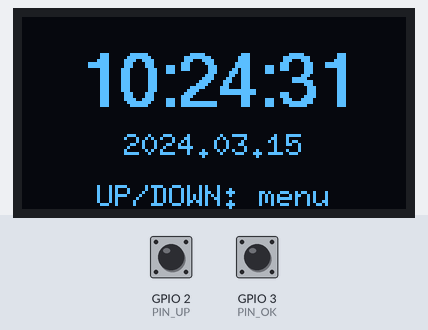
A sketch run on a simulated Seeed XIAO ESP32-C3. Shown: 128×64 one-colour display. The inputs (shaded band) are chosen by the test bench; at power-on: GPIO 2 (PIN_UP) HIGH, GPIO 3 (PIN_OK) HIGH. The local clock reads 2024-03-15 10:24:30 at power-on unless the sketch sets it.

Above: at 1.2 s.
1.3 s: GPIO 2 (PIN_UP) pulled LOW for 0.15 s
At 2.0 s:
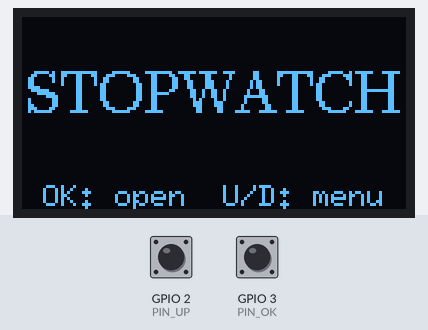
2.9 s: GPIO 3 (PIN_OK) pulled LOW for 0.15 s
At 3.9 s:
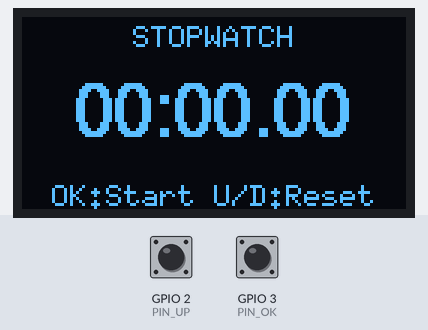
4.6 s: GPIO 3 (PIN_OK) pulled LOW for 1 s
At 5.85 s:
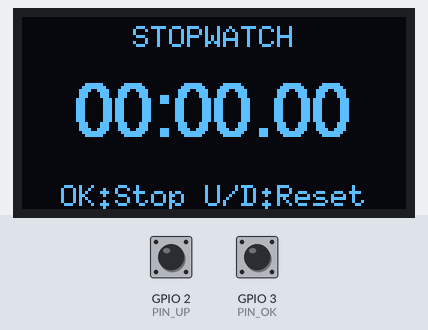
6.2 s: GPIO 3 (PIN_OK) pulled LOW for 3.2 s
At 10.2 s:
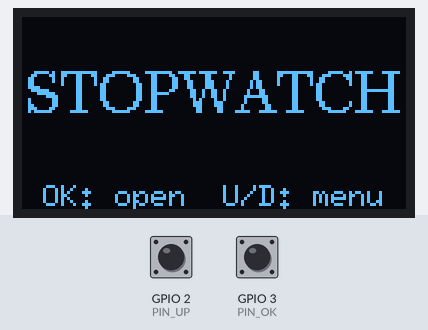
10.9 s: GPIO 2 (PIN_UP) pulled LOW for 1 s
At 12.0 s:
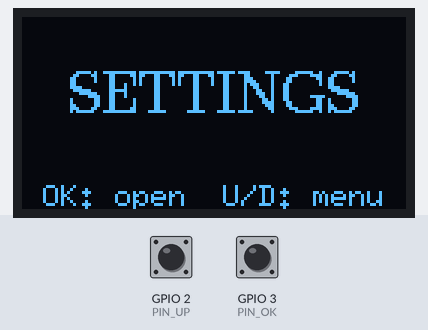
13.4 s: GPIO 3 (PIN_OK) pulled LOW for 0.15 s
At 14.4 s:
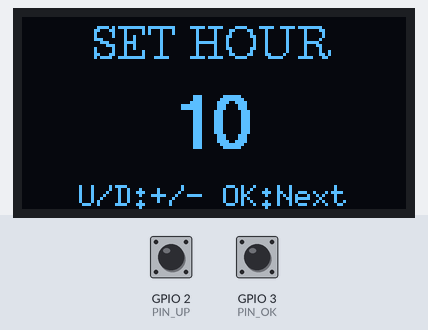
Timing chart, 0 to 16.1 s (numbered marks = the images above; inputs shaded):
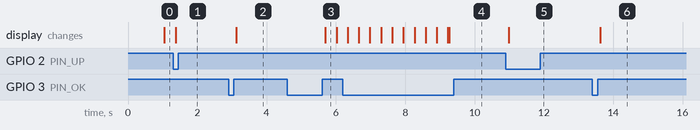

The sketch:

ora.ino
```cpp
#include <Wire.h>
#include <RTClib.h>
#include <U8g2lib.h>
#include "esp_sleep.h"
#include "driver/gpio.h"

// ---------- Pins (XIAO ESP32-C3) ----------
const int PIN_UP   = 2;
const int PIN_OK   = 3;
const int PIN_DOWN = 4;
const int PIN_SDA  = D4;
const int PIN_SCL  = D5;

U8G2_SSD1306_128X64_NONAME_F_HW_I2C u8g2(U8G2_R0, U8X8_PIN_NONE);
RTC_DS3231 rtc;

// ---------- Settings ----------
const unsigned long DEBOUNCE_MS     = 30;
const unsigned long EXIT_HOLD_MS    = 3000;   // hold OK 3 s = exit
const unsigned long SLEEP_AFTER_MS  = 60000;  // display off + sleep after 60 s without button press
const unsigned long REPEAT_DELAY_MS = 500;    // auto-repeat in settings
const unsigned long REPEAT_RATE_MS  = 120;

// ---------- State ----------
enum Mode { MODE_MENU, MODE_STOPWATCH, MODE_SETTINGS };
enum Screen { SCR_CLOCK, SCR_STOPWATCH, SCR_SETTINGS, SCR_COUNT };
enum SetStep { SET_HOUR, SET_MINUTE, SET_SECOND, SET_YEAR, SET_MONTH, SET_DAY };

Mode mode = MODE_MENU;
int screenIdx = SCR_CLOCK;
SetStep setStep = SET_HOUR;

int sHour = 0, sMinute = 0, sSecond = 0, sYear = 2026, sMonth = 1, sDay = 1;

// Stopwatch
bool swRunning = false;
unsigned long swStartMs = 0;
unsigned long swAccum = 0;

// Screensaver / sleep
bool asleep = false;
unsigned long lastActivity = 0;

// Buttons
enum { B_UP, B_OK, B_DOWN, B_COUNT };
struct Btn {
  uint8_t pin;
  bool stable;          // debounced pressed state
  bool lastRaw;
  unsigned long changedAt;
  unsigned long pressedAt;
  unsigned long lastRepeat;
  bool longFired;
  bool swallow;         // press that woke the device: ignored entirely
};
Btn btn[B_COUNT] = {
  {PIN_UP,   false, false, 0, 0, 0, false, false},
  {PIN_OK,   false, false, 0, 0, 0, false, false},
  {PIN_DOWN, false, false, 0, 0, 0, false, false}
};

// ---------- Helpers ----------
int daysInMonth(int y, int m) {
  static const int d[12] = {31,28,31,30,31,30,31,31,30,31,30,31};
  if (m == 2 && ((y % 4 == 0 && y % 100 != 0) || y % 400 == 0)) return 29;
  return d[m - 1];
}

unsigned long swElapsed() {
  return swRunning ? swAccum + (millis() - swStartMs) : swAccum;
}

void drawCentered(const char* s, int y) {
  int w = u8g2.getStrWidth(s);
  u8g2.drawStr((128 - w) / 2, y, s);
}

void drawHint(const char* s) {
  u8g2.setFont(u8g2_font_6x10_tf);
  drawCentered(s, 63);
}

// ---------- Actions ----------
void upDown(int dir) {  // dir = +1 or -1
  if (mode == MODE_MENU) {
    screenIdx = (screenIdx + dir + SCR_COUNT) % SCR_COUNT;
  } else if (mode == MODE_STOPWATCH) {
    // UP or DOWN = reset
    swRunning = false;
    swAccum = 0;
  } else if (mode == MODE_SETTINGS) {
    switch (setStep) {
      case SET_HOUR:   sHour   = (sHour   + dir + 24) % 24; break;
      case SET_MINUTE: sMinute = (sMinute + dir + 60) % 60; break;
      case SET_SECOND: sSecond = (sSecond + dir + 60) % 60; break;
      case SET_YEAR:
        sYear += dir;
        if (sYear < 2000) sYear = 2000;
        if (sYear > 2099) sYear = 2099;
        break;
      case SET_MONTH:  sMonth = (sMonth - 1 + dir + 12) % 12 + 1; break;
      case SET_DAY: {
        int dm = daysInMonth(sYear, sMonth);
        sDay = (sDay - 1 + dir + dm) % dm + 1;
        break;
      }
    }
  }
}

void okShort() {
  if (mode == MODE_MENU) {
    if (screenIdx == SCR_STOPWATCH) {
      mode = MODE_STOPWATCH;
    } else if (screenIdx == SCR_SETTINGS) {
      DateTime now = rtc.now();
      sHour = now.hour(); sMinute = now.minute(); sSecond = now.second();
      sYear = now.year(); sMonth = now.month(); sDay = now.day();
      setStep = SET_HOUR;
      mode = MODE_SETTINGS;
    }
  } else if (mode == MODE_STOPWATCH) {
    if (swRunning) {
      swAccum += millis() - swStartMs;
      swRunning = false;
    } else {
      swStartMs = millis();
      swRunning = true;
    }
  } else if (mode == MODE_SETTINGS) {
    if (setStep == SET_DAY) {
      int dm = daysInMonth(sYear, sMonth);
      if (sDay > dm) sDay = dm;
      rtc.adjust(DateTime(sYear, sMonth, sDay, sHour, sMinute, sSecond));
      mode = MODE_MENU;
    } else {
      setStep = (SetStep)(setStep + 1);
    }
  }
}

void okLong() {  // hold OK 3 s = exit to the menu (settings: without saving)
  if (mode != MODE_MENU) mode = MODE_MENU;
}

// ---------- Button handling ----------
void wake() {
  asleep = false;
  u8g2.setPowerSave(0);
}

void onPress(int i) {
  lastActivity = millis();
  btn[i].pressedAt = millis();
  btn[i].lastRepeat = millis();
  btn[i].longFired = false;
  if (asleep) {            // safety: this press only wakes the display
    wake();
    btn[i].swallow = true;
    return;
  }
  btn[i].swallow = false;
  if (i == B_UP)   upDown(+1);
  if (i == B_DOWN) upDown(-1);
}

void onRelease(int i) {
  lastActivity = millis();
  if (btn[i].swallow) { btn[i].swallow = false; return; }
  if (i == B_OK && !btn[i].longFired) okShort();
}

void handleButtons() {
  unsigned long now = millis();
  for (int i = 0; i < B_COUNT; i++) {
    Btn &b = btn[i];
    bool raw = (digitalRead(b.pin) == LOW);
    if (raw != b.lastRaw) { b.lastRaw = raw; b.changedAt = now; }
    if (now - b.changedAt >= DEBOUNCE_MS && raw != b.stable) {
      b.stable = raw;
      if (raw) onPress(i); else onRelease(i);
    }
    if (b.stable && !b.swallow) {
      lastActivity = now;
      if (i == B_OK && !b.longFired && now - b.pressedAt >= EXIT_HOLD_MS) {
        b.longFired = true;
        okLong();
      }
      if (i != B_OK && mode == MODE_SETTINGS &&
          now - b.pressedAt >= REPEAT_DELAY_MS && now - b.lastRepeat >= REPEAT_RATE_MS) {
        b.lastRepeat = now;
        upDown(i == B_UP ? +1 : -1);
      }
    }
  }
}

// ---------- Sleep ----------
void goToSleep() {
  // Do not sleep while any button is held (low-level wake would fire at once)
  for (int i = 0; i < B_COUNT; i++) {
    if (digitalRead(btn[i].pin) == LOW) return;
  }

  asleep = true;
  u8g2.setPowerSave(1);          // display off
  Serial.flush();

  // Wake on any button (low level)
  for (int i = 0; i < B_COUNT; i++) {
    gpio_wakeup_enable((gpio_num_t)btn[i].pin, GPIO_INTR_LOW_LEVEL);
  }
  esp_sleep_enable_gpio_wakeup();

  esp_light_sleep_start();       // CPU sleeps here until a button is pressed

  // ---- woke up ----
  unsigned long now = millis();
  wake();                        // display on
  lastActivity = now;

  // The press that woke us is swallowed: it must not trigger any action
  for (int i = 0; i < B_COUNT; i++) {
    gpio_wakeup_disable((gpio_num_t)btn[i].pin);
    if (digitalRead(btn[i].pin) == LOW) {
      Btn &b = btn[i];
      b.lastRaw = true;
      b.stable = true;
      b.changedAt = now;
      b.pressedAt = now;
      b.lastRepeat = now;
      b.longFired = true;
      b.swallow = true;          // cleared when the button is released
    }
  }
}

void handleScreensaver() {
  if (asleep) return;
  if (mode == MODE_STOPWATCH && swRunning) return;  // never sleep while timing
  if (millis() - lastActivity > SLEEP_AFTER_MS) {
    goToSleep();
  }
}

// ---------- Drawing ----------
void drawClock() {
  DateTime now = rtc.now();
  char buf[24];
  u8g2.setFont(u8g2_font_helvB18_tn);
  sprintf(buf, "%02d:%02d:%02d", now.hour(), now.minute(), now.second());
  drawCentered(buf, 30);
  u8g2.setFont(u8g2_font_6x10_tf);
  sprintf(buf, "%04d.%02d.%02d", now.year(), now.month(), now.day());
  drawCentered(buf, 46);
  drawHint("UP/DOWN: menu");
}

void drawStopwatch() {
  unsigned long t = swElapsed();
  unsigned long cs = (t / 10) % 100;
  unsigned long s  = (t / 1000) % 60;
  unsigned long m  = (t / 60000) % 100;
  char buf[24];
  sprintf(buf, "%02lu:%02lu.%02lu", m, s, cs);
  u8g2.setFont(u8g2_font_6x10_tf);
  drawCentered("STOPWATCH", 10);
  u8g2.setFont(u8g2_font_helvB18_tn);
  drawCentered(buf, 40);
  drawHint(swRunning ? "OK:Stop U/D:Reset" : "OK:Start U/D:Reset");
}

void drawSettings() {
  char buf[16];
  const char* title = "";
  switch (setStep) {
    case SET_HOUR:   title = "SET HOUR";   sprintf(buf, "%02d", sHour);   break;
    case SET_MINUTE: title = "SET MINUTE"; sprintf(buf, "%02d", sMinute); break;
    case SET_SECOND: title = "SET SECOND"; sprintf(buf, "%02d", sSecond); break;
    case SET_YEAR:   title = "SET YEAR";   sprintf(buf, "%04d", sYear);   break;
    case SET_MONTH:  title = "SET MONTH";  sprintf(buf, "%02d", sMonth);  break;
    case SET_DAY:    title = "SET DAY";    sprintf(buf, "%02d", sDay);    break;
  }
  u8g2.setFont(u8g2_font_ncenR10_tf);
  drawCentered(title, 14);
  u8g2.setFont(u8g2_font_helvB18_tn);
  drawCentered(buf, 44);
  drawHint(setStep == SET_DAY ? "U/D:+/- OK:Save" : "U/D:+/- OK:Next");
}

void drawMenu() {
  if (screenIdx == SCR_CLOCK) { drawClock(); return; }
  u8g2.setFont(u8g2_font_ncenR14_tf);
  drawCentered(screenIdx == SCR_STOPWATCH ? "STOPWATCH" : "SETTINGS", 32);
  drawHint("OK: open  U/D: menu");
}

void updateDisplay() {
  if (asleep) return;
  u8g2.clearBuffer();
  if (mode == MODE_MENU) drawMenu();
  else if (mode == MODE_STOPWATCH) drawStopwatch();
  else drawSettings();
  u8g2.sendBuffer();
}

// ---------- Arduino ----------
void setup() {
  Serial.begin(115200);
  pinMode(PIN_UP, INPUT_PULLUP);
  pinMode(PIN_OK, INPUT_PULLUP);
  pinMode(PIN_DOWN, INPUT_PULLUP);

  Wire.begin(PIN_SDA, PIN_SCL);
  u8g2.begin();

  if (!rtc.begin()) {
    u8g2.clearBuffer();
    u8g2.setFont(u8g2_font_6x10_tf);
    u8g2.drawStr(0, 20, "RTC error!");
    u8g2.sendBuffer();
    while (1);
  }
  if (rtc.lostPower()) {
    rtc.adjust(DateTime(F(__DATE__), F(__TIME__)));
  }
  lastActivity = millis();
}

void loop() {
  handleButtons();
  handleScreensaver();
  updateDisplay();
  delay(10);
}
```

Measured:
- after the input at 1.3 s, the display: changes after 0.07 s (image 1)
- after the input at 2.9 s, the display: changes after 0.22 s (image 2)
- after the input at 4.6 s, the display: changes after 1.1 s (image 3)
- after the input at 6.2 s, the display: first differs from a run without the input after 3.1 s (image 4)
- after the input at 10.9 s, the display: changes after 0.08 s (image 5)
- after the input at 13.4 s, the display: changes after 0.23 s (image 6)
